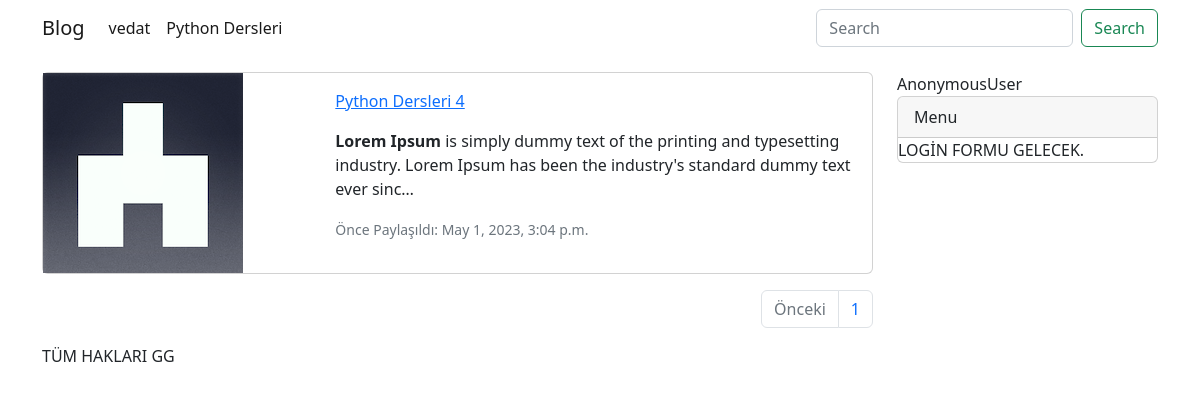
The app's page /kategori/python-dersleri, older data.
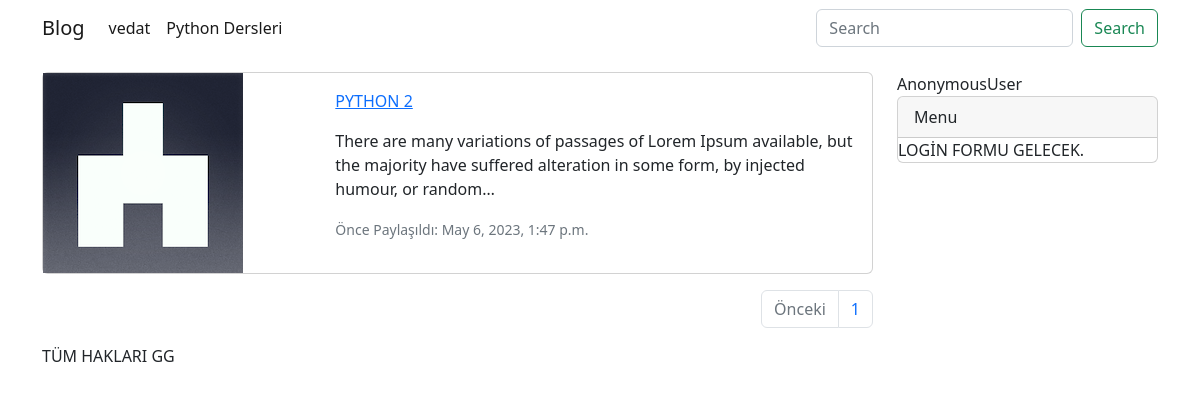
The same page, newer data.
### blog/models/kategori.py (models this page shows, shortened)
class KategoriModel(models.Model):
    isim=models.CharField(max_length=30, blank=False,null=False)
    slug = AutoSlugField(populate_from='isim',unique=True)
    class Meta:
         db_table='kategori'
         verbose_name_plural ='Kategoriler'
         verbose_name='Kategoriler'

### blog/models/yazi.py (models this page shows, shortened)
class YazilarModel(DateAbstractModel):
    resim=models.ImageField(upload_to='yazi_resimleri')
    baslik=models.CharField(max_length=50)
    icerik=RichTextField()
    slug=AutoSlugField(populate_from='baslik',unique=True)
    kategoriler= models.ManyToManyField(KategoriModel,related_name='yazi')
    yazar=models.ForeignKey('account.CustomUserModel', on_delete=models.CASCADE,related_name='yazilar')
    class Meta:
       verbose_name='yazi'
       verbose_name_plural='Yazilar'
       db_table='Yazi'

### blog/views/kategori.py (the view)
# urls.py: path("kategori/<slug:kategoriSlug>", kategori, name="kategori"),
def kategori(request, kategoriSlug):
   kategori= get_object_or_404(KategoriModel, slug=kategoriSlug)
   yazilar = kategori.yazi.order_by('-id')
   sayfa=request.GET.get('sayfa')
   paginator = Paginator(yazilar,2)
   return render(request, 'pages/kategori.html',context={
      'yazilar':paginator.get_page(sayfa),
      'kategori_isim':kategori.isim
   })

### blog/templatetags/kategori_list.py (called while the page is built)
@register.simple_tag
def kategori_list():
    kategoriler=KategoriModel.objects.all()
    return kategoriler

### blog/templates/pages/kategori.html (shortened to what this page needs)
{%extends 'base.html' %}
{% block content %}
{% for yazi in yazilar %}
<div class="card mb-3" style="max-width:none;">
    <div class="row g-0">
        <div class="col-md-4">
            <img src="{{yazi.resim.url}}" class="img" alt="...">
        </div>
        <div class="col-md-8">
            <div class="card-body">
                <a href="{% url 'detay' slug=yazi.slug %}"> {{yazi.baslik}}</a>
                <p class="card-text">{{yazi.icerik | safe | truncatechars_html:150 }}</p>
                <p class="card-text"><small class="text-muted">Önce Paylaşıldı: {{yazi.duzenlenme_tarihi}}</small></p>
            </div>
        </div>
    </div>
</div>
{% empty %}
<p> hiç yazı yok </p>
{%endfor%}
<nav aria-label="Page navigation example">
    <ul class="pagination justify-content-end">
        {% if yazilar.has_previous %}
        <li class="page-item">
            <a class="page-link" href="?sayfa={{yazilar.previous_page_number}}" tabindex="-1"
                aria-disabled="true">Önceki Sayfa</a>
        </li>
        {% else %}
        <li class="page-item disabled">
            <a class="page-link">Önceki</a>
        </li>
        {% endif %}
        <li class="page-item"><a class="page-link" href="#">{{yazilar.number}}</a></li>
    </ul>
</nav>
{% endblock %}

### templates/components/navbar.html (shortened to what this page needs)
{% load kategori_list %}
{% kategori_list as kategoriler %}
<nav class="navbar navbar-expand-lg bg-body-tertiary">
    <div class="container">
        <a class="navbar-brand" href="{% url 'anasayfa' %}">Blog</a>
        <div class="collapse navbar-collapse" id="navbarSupportedContent">
            <ul class="navbar-nav me-auto mb-2 mb-lg-0">
                {% for kategori in kategoriler %}
                <li class="nav-item">
                    <a class="nav-link active" aria-current="page"
                        href="{% url 'kategori' kategoriSlug=kategori.slug %}">{{ kategori.isim }}</a>
                    {% endfor %}
            </ul>
            <form action="{% url 'anasayfa' %}" class="d-flex" role="search">
                <input class="form-control me-2" name="sorgu" type="search" placeholder="Search" aria-label="Search">
                <button class="btn btn-outline-success" type="submit">Search</button>
            </form>
        </div>
    </div>
</nav>

Row changes from the older to the newer data that the page shows:
removed YazilarModel: resim (picture), baslik "Python Dersleri 4", icerik "Lorem Ipsum is simply dummy text of the printing and typesetting industry. Lorem Ipsum has been the industry's standard dummy text ever sinc…", duzenlenme_tarihi "May 1, 2023, 3:04 p.m."
added YazilarModel: resim (picture), baslik "PYTHON 2", icerik "There are many variations of passages of Lorem Ipsum available, but the majority have suffered alteration in some form, by injected humour, or random…", duzenlenme_tarihi "May 6, 2023, 1:47 p.m."
